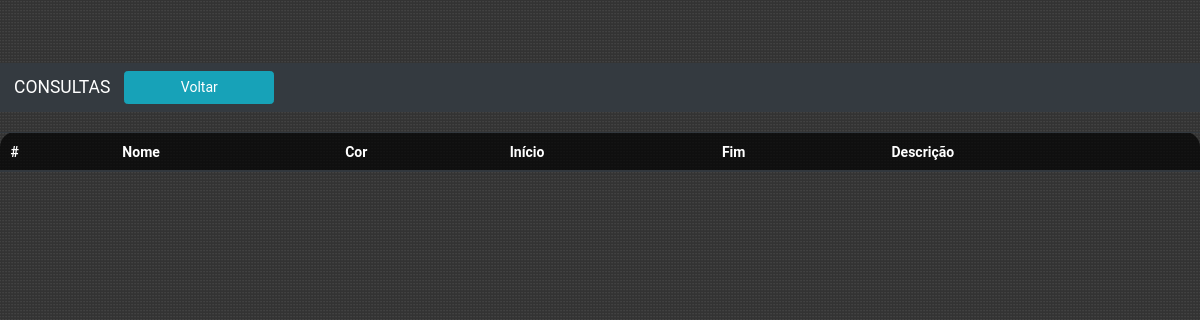
Before: /php/editar_dados/consultas.php?nome=TESTE with the older database file.
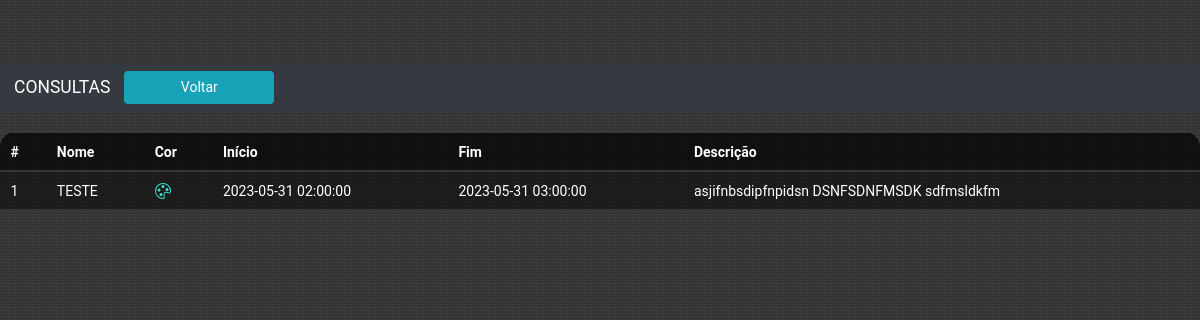
After: the same page with the newer database file.
### tables this page shows
CREATE TABLE `events` (
  `id` int(11) NOT NULL,
  `title` varchar(220) NOT NULL,
  `color` varchar(10) NOT NULL,
  `start` datetime NOT NULL,
  `end` datetime NOT NULL,
  `url` varchar(220) DEFAULT NULL
);

### php/editar_dados/consultas.php (the view, shortened to what this page needs)
<?php
	include_once('conexao.php');
	$nome = filter_input(INPUT_GET, 'nome');
	$sql = "SELECT * FROM events WHERE title = '$nome' ORDER BY id ASC";
	$result = $conn->query($sql);
?>
<html>
	<head>
		<?php include "./header.php"; ?>
	</head>
	<body>
		<nav class="navbar navbar-expand-lg navbar-dark bg-dark">
			<a class="navbar-brand" href="#">CONSULTAS</a>
			<div class="collapse navbar-collapse" id="navbarSupportedContent">
				<ul class="navbar-nav mr-auto">
					<li class="nav-item active">
							<button type="button" class="btn btn-info" style='width:150px;'><a href="index.php" style="text-decoration:none; color:white;">Voltar</a></button>
					</li>
				</ul>
			</div>
		</nav>
		<div id="tabela-dados">
			<table class="table table-striped table-dark table-bg">
			<thead>
				<tr>
				<th scope="col">#</th>
				<th scope="col">Nome</th>
				<th scope="col">Cor</th>
				<th scope="col">Início</th>
				<th scope="col">Fim</th>
				<th scope="col">Descrição</th>
				</tr>
			</thead>
			<tbody>
				<?php
					$contador = 0;
					while($user_data = mysqli_fetch_assoc($result)){
						$contador++;
						echo "<tr>";
						echo "<td>".$contador."</td>";
						echo "<td>".$user_data['title']."</td>";
						echo
						"<td>
							<svg xmlns='http://www.w3.org/2000/svg' width='16' height='16' fill='currentColor' class='bi bi-palette' viewBox='0 0 16 16' color='$user_data[color]'>
								<path d='M8 5a1.5 1.5 0 1 0 0-3 1.5 1.5 0 0 0 0 3zm4 3a1.5 1.5 0 1 0 0-3 1.5 1.5 0 0 0 0 3zM5.5 7a1.5 1.5 0 1 1-3 0 1.5 1.5 0 0 1 3 0zm.5 6a1.5 1.5 0 1 0 0-3 1.5 1.5 0 0 0 0 3z'/>
								<path d='M16 8c0 3.15-1.866 2.585-3.567 2.07C11.42 9.763 10.465 9.473 10 10c-.603.683-.475 1.819-.351 2.92C9.826 14.495 9.996 16 8 16a8 8 0 1 1 8-8zm-8 7c.611 0 .654-.171.655-.176.078-.146.124-.464.07-1.119-.014-.168-.037-.37-.061-.591-.052-.464-.112-1.005-.118-1.462-.01-.707.083-1.61.704-2.314.369-.417.845-.578 1.272-.618.404-.038.812.026 1.16.104.343.077.702.186 1.025.284l.028.008c.346.105.658.199.953.266.653.148.904.083.991.024C14.717 9.38 15 9.161 15 8a7 7 0 1 0-7 7z'/>
							</svg>
						</td>";
						echo "<td>".$user_data['start']."</td>";
						echo "<td>".$user_data['end']."</td>";
						echo "<td>".$user_data['url']."</td>";
						echo "</tr>";
					}
				?>
			</table>
		</div>
	</body>
</html>

Changed rows visible on the page:
added events: title "TESTE", start "2023-05-31 02:00:00", end "2023-05-31 03:00:00", url "asjifnbsdipfnpidsn DSNFSDNFMSDK sdfmsldkfm"
